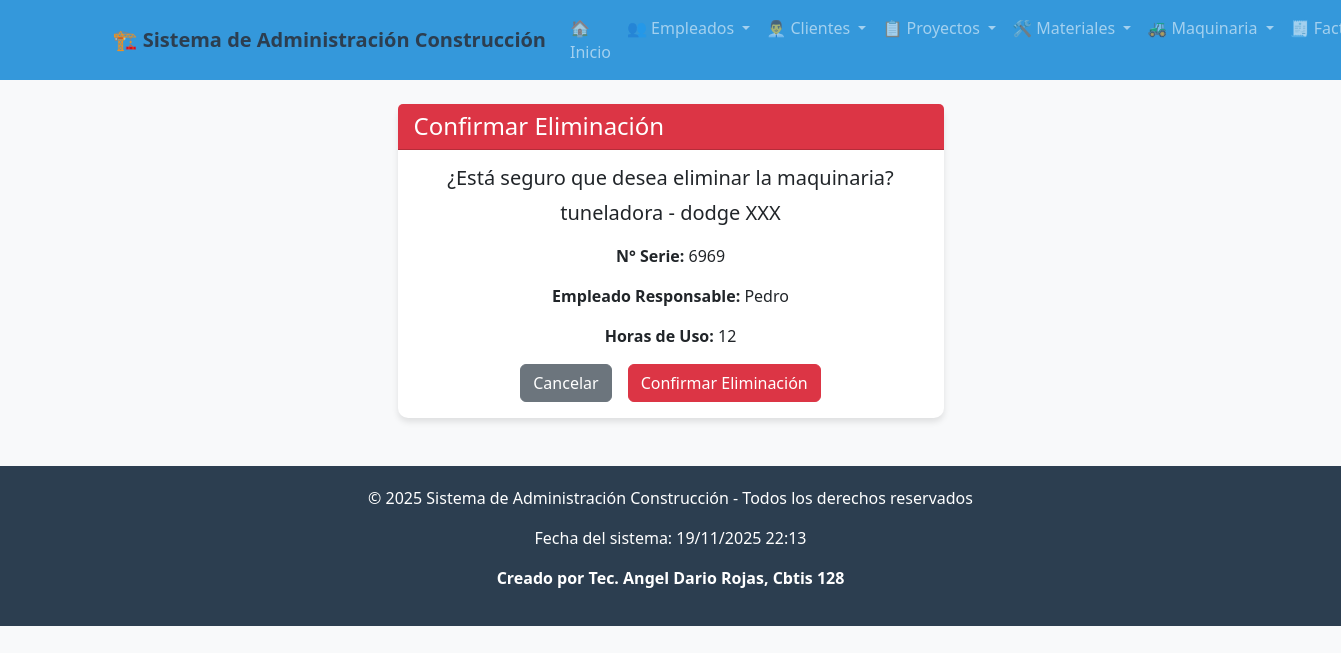
The page /maquinaria/borrar/1/ on the database its author committed.
### app_Construccion/models.py (models this page shows, shortened)
class Maquinaria(models.Model):
    nombre = models.CharField(max_length=100)
    modelo = models.CharField(max_length=100)
    marca = models.CharField(max_length=100)
    num_serie = models.CharField(max_length=100, unique=True)
    fecha_adq = models.DateField()
    horas_uso = models.IntegerField(default=0)
    id_empleado = models.ForeignKey(Empleado, on_delete=models.CASCADE, related_name="maquinarias")
    cantidad = models.IntegerField()

class Empleado(models.Model):
    nombre = models.CharField(max_length=100)
    apellido = models.CharField(max_length=100)
    cargo = models.CharField(max_length=100)
    telefono = models.CharField(max_length=20)
    email = models.EmailField(unique=True)
    fecha_contratacion = models.DateField()
    salario = models.DecimalField(max_digits=10, decimal_places=2)

### app_Construccion/views.py (the view)
# urls.py: path('maquinaria/borrar/<int:maquinaria_id>/', views.borrar_maquinaria, name='borrar_maquinaria'),
def borrar_maquinaria(request, maquinaria_id):
    maquinaria = get_object_or_404(Maquinaria, id=maquinaria_id)
    if request.method == 'POST':
        maquinaria.delete()
        return redirect('ver_maquinarias')
    return render(request, 'maquinaria/borrar_maquinaria.html', {'maquinaria': maquinaria})

### app_Construccion/templates/maquinaria/borrar_maquinaria.html (shortened to what this page needs)
{% extends 'base.html' %}
{% block content %}
<div class="row justify-content-center">
    <div class="col-md-6">
        <div class="card">
            <div class="card-header bg-danger text-white">
                <h4 class="mb-0">Confirmar Eliminación</h4>
            </div>
            <div class="card-body text-center">
                <h5>¿Está seguro que desea eliminar la maquinaria?</h5>
                <p class="lead">{{ maquinaria.nombre }} - {{ maquinaria.marca }} {{ maquinaria.modelo }}</p>
                <p><strong>N° Serie:</strong> {{ maquinaria.num_serie }}</p>
                <p><strong>Empleado Responsable:</strong> {{ maquinaria.id_empleado.nombre }}</p>
                <p><strong>Horas de Uso:</strong> {{ maquinaria.horas_uso }}</p>
                <form method="POST">
                    <div class="d-grid gap-2 d-md-flex justify-content-md-center">
                        <a href="{% url 'ver_maquinarias' %}" class="btn btn-secondary me-md-2">Cancelar</a>
                        <button type="submit" class="btn btn-danger">Confirmar Eliminación</button>
                    </div>
                </form>
            </div>
        </div>
    </div>
</div>
{% endblock %}

### app_Construccion/templates/base.html (style rules this page uses)
body { background-color: #f8f9fa; font-family: 'Segoe UI', Tahoma, Geneva, Verdana, sans-serif; }
.card { border: none; border-radius: 10px; box-shadow: 0 4px 6px rgba(0,0,0,0.1); }

### rows shown on the page
Maquinaria: nombre "tuneladora", marca "dodge", modelo "XXX", num_serie "6969", id_empleado.nombre "Pedro", horas_uso "12"
